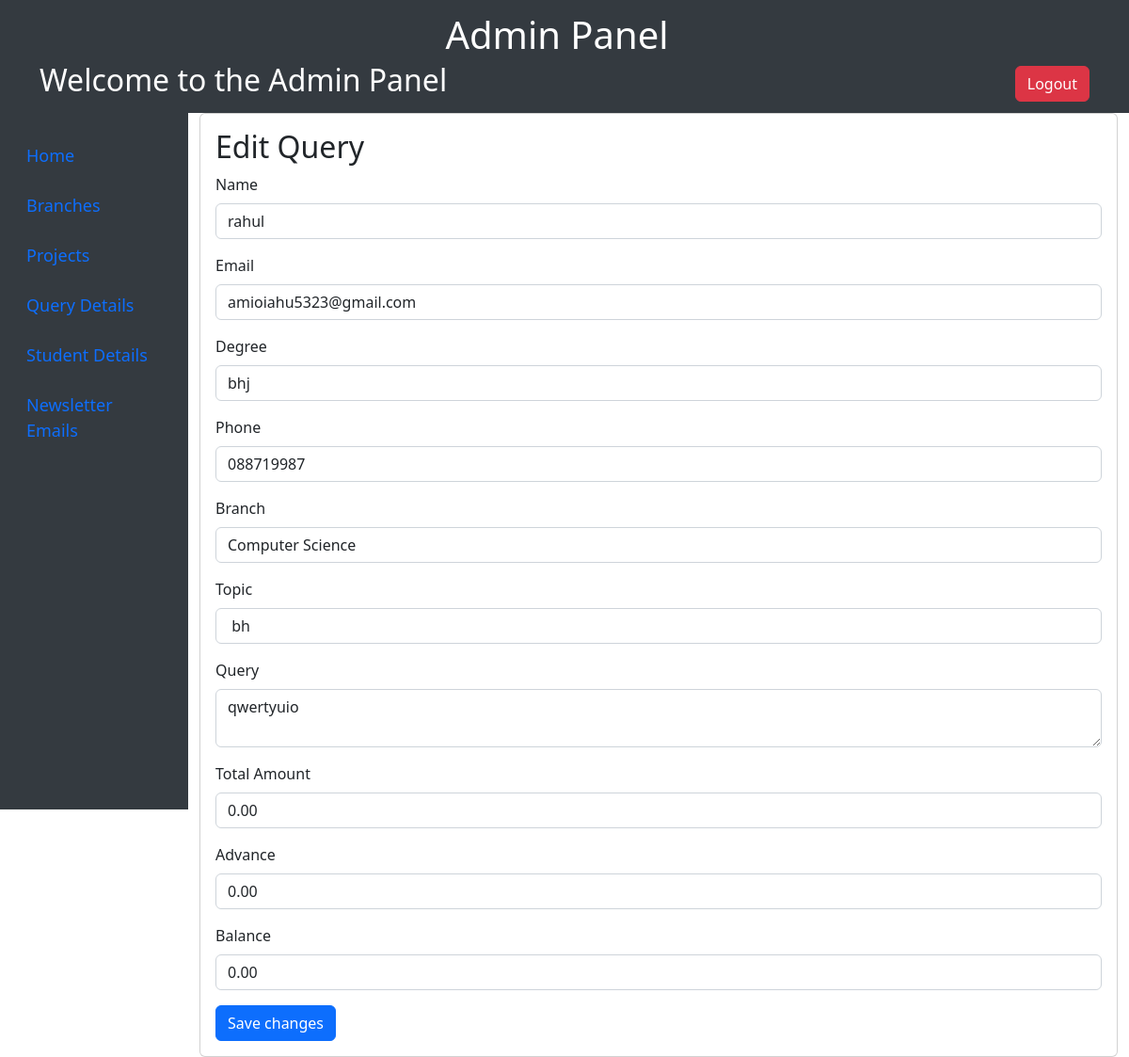
/dashboard/edit_query/44, run on the app's committed database.
### form/models.py (models this page shows, shortened)
class Register(models.Model):
    name = models.CharField(max_length=50)
    email = models.EmailField(max_length=50)
    degree = models.CharField(max_length=30, null=True)
    phone = models.CharField(max_length=15)
    branch = models.CharField(max_length=20)
    topic = models.CharField(max_length=50)
    query = models.CharField(max_length=150)
    total_amount = models.DecimalField(max_digits=10, decimal_places=2, default=0)
    advance = models.DecimalField(max_digits=10, decimal_places=2, default=0)
    balance = models.DecimalField(max_digits=10, decimal_places=2, default=0)

### innovation/views.py (the view, shortened to what this page needs)
# urls.py: path('dashboard/edit_query/<int:pk>', views.editquery, name='edit_query'),
def editquery(request, pk):
    item = get_object_or_404(Register, pk=pk)
    return render(request, 'edit_query.html', {'item': item, 'total_amount': item.total_amount, 'advance': item.advance, 'balance': item.balance})

### templates/edit_query.html (shortened to what this page needs)
{% extends "adminbase.html" %}
{% block adminpage %}
<div class="row">
    <div class="col">
        <div class="card card-3d">
            <div class="card-body">
                <h2 class="card-title">Edit Query</h2>
                <form method="post" action="{% url 'edit_query' pk=item.pk %}">
                    <div class="mb-3">
                        <label for="name" class="form-label">Name</label>
                        <input type="text" class="form-control input-3d" id="name" name="name" value="{{ item.name }}" required>
                    </div>
                    <div class="mb-3">
                        <label for="email" class="form-label">Email</label>
                        <input type="email" class="form-control input-3d" id="email" name="email" value="{{ item.email }}" required>
                    </div>
                    <div class="mb-3">
                        <label for="degree" class="form-label">Degree</label>
                        <input type="text" class="form-control input-3d" id="degree" name="degree" value="{{ item.degree }}" required>
                    </div>
                    <div class="mb-3">
                        <label for="phone" class="form-label">Phone</label>
                        <input type="tel" class="form-control input-3d" id="phone" name="phone" value="{{ item.phone }}" required>
                    </div>
                    <div class="mb-3">
                        <label for="branch" class="form-label">Branch</label>
                        <input type="text" class="form-control input-3d" id="branch" name="branch" value="{{ item.branch }}" required>
                    </div>
                    <div class="mb-3">
                        <label for="topic" class="form-label">Topic</label>
                        <input type="text" class="form-control input-3d" id="topic" name="topic" value="{{ item.topic }}" required>
                    </div>
                    <div class="mb-3">
                        <label for="query" class="form-label">Query</label>
                        <textarea class="form-control input-3d" id="query" name="query" required>{{ item.query }}</textarea>
                    </div>
                    <div class="mb-3">
                        <label for="total_amount" class="form-label">Total Amount</label>
                        <input type="text" class="form-control input-3d" id="total_amount" name="total_amount" value="{{ item.total_amount }}" required>
                    </div>
                    <div class="mb-3">
                        <label for="advance" class="form-label">Advance</label>
                        <input type="text" class="form-control input-3d" id="advance" name="advance" value="{{ item.advance }}" required>
                    </div>
                    <div class="mb-3">
                        <label for="balance" class="form-label">Balance</label>
                        <input type="text" class="form-control input-3d" id="balance" name="balance" value="{{ item.balance }}" required>
                    </div>
                    <button type="submit" class="btn btn-primary btn-block btn-3d">Save changes</button>
                </form>
            </div>
        </div>
    </div>
</div>
{% endblock adminpage %}

### data on the page
Register: name "rahul", email "amioiahu5323@gmail.com", degree "bhj", phone "088719987", branch "Computer Science", topic "bh", query "qwertyuio", total_amount "0.00", advance "0.00", balance "0.00"
